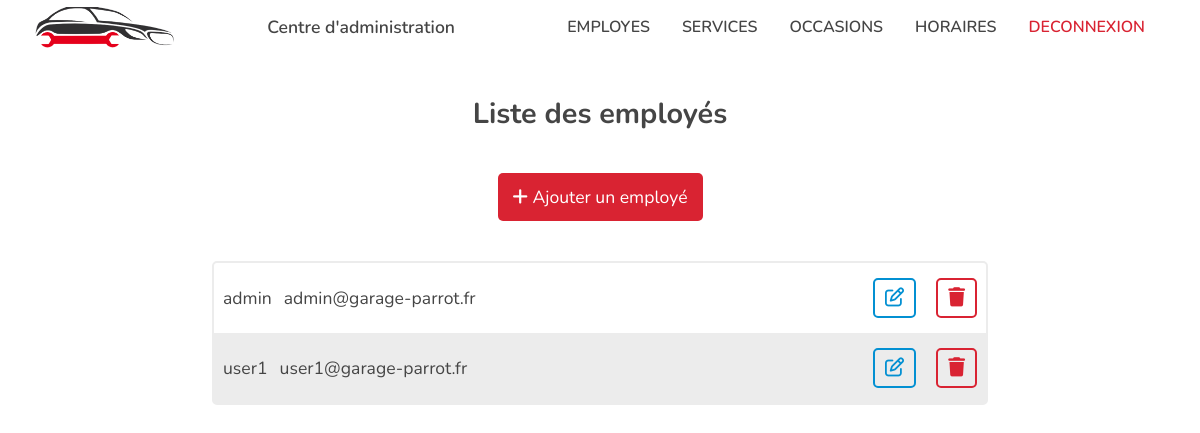
Screenshot of /employes-admin.php (signed in) with the database file from the repository.
### tables this page shows
CREATE TABLE IF NOT EXISTS employees
(
    id INT PRIMARY KEY AUTO_INCREMENT NOT NULL,
    username VARCHAR(255) NOT NULL,
    email VARCHAR(255) NOT NULL,
    password VARCHAR(255) NOT NULL,
    is_admin INT NOT NULL
);

### actions/users/getEmployeesAction.php (called while the page is built)
<?php
require('actions/database.php');
$getEmployees = $bdd->query('SELECT id, username, email FROM employees ORDER BY id');

### employes-admin.php (the view, shortened to what this page needs)
<?php
require('actions/users/getEmployeesAction.php');
include 'pages/includes/html-head.php';
?>
    <body>
        <?php include 'pages/includes/navbar-admin.php'; ?>
        <div class="admin-section employees-management">
            <?php if($_SESSION['is_admin'] == "1"){ ?>
                <div class="admin-title">Liste des employés</div>
                <a href="./new-employee.php" class="create-btn" id="create-employee"><i class="fas fa-plus"></i> Ajouter un employé</a>
                <ul class="employees-list">
                    <?php while($employee = $getEmployees->fetch()){ ?>
                        <li class="list-item">
                            <div class="employee-infos">
                                <span class="employee-username"><?= $employee['username']; ?></span>
                                <span class="employee-email"><?= $employee['email']; ?></span>
                            </div>
                            <div class="employee-btns">
                                <a href="edit-employee.php?id=<?= $employee['id']; ?>" class="modify-btn"><i class="far fa-edit"></i></a>
                                <a href="./actions/users/deleteEmployeesAction.php?id=<?= $employee['id']; ?>" class="delete-btn"><i class="fas fa-trash"></i></a>
                            </div>
                        </li>
                    <?php } ?>
                </ul>
            <?php } else { ?>
            <p class="denied-msg">Vous n'avez pas accès à cette ressource</p>
            <?php } ?>
        </div>
    </body>
</html>

### src/style.css (style rules this page uses)
*, *::after, *::before { margin: 0; padding: 0; box-sizing: border-box; text-decoration: none; list-style: none; scroll-behavior: smooth; }
body { font-family: "Nunito", sans-serif, "arial", sans-serif; color: #454545; }
body a { color: inherit; text-decoration: none; }
body .admin-section { width: 100%; margin: 0; display: flex; flex-direction: column; padding: 40px 12px; }
body .admin-section .admin-title { margin: 0 auto 40px; font-size: 1.8rem; font-weight: 700; }
body .admin-section .modify-btn, body .admin-section .delete-btn, body .admin-section .return-btn { font-size: 1.2rem; padding: 5px 10px; background-color: transparent; border-radius: 5px; text-align: center; }
body .admin-section .modify-btn { border: 2px solid #0390d2; color: #0390d2; }
body .admin-section .delete-btn { border: 2px solid #d92332; color: #d92332; }
body .create-btn { width: fit-content; margin: 0 auto; padding: 12px 15px; border-radius: 5px; border: none; color: #ffffff; background-color: #d92332; font-size: 1.1rem; cursor: pointer; }
@media screen and (min-width: 700px) { body .admin-section { max-width: 800px; margin: 0 auto; } }
@media screen and (min-width: 700px) { body .admin-section .modify-btn, body .admin-section .delete-btn { width: fit-content; } }
.employees-management .employees-list { margin: 40px 0; border: 2px solid #ececec; border-radius: 5px; }
.employees-management .employees-list .list-item { display: flex; align-items: center; justify-content: space-between; padding: 10px 4px; }
.employees-management .employees-list .list-item:nth-child(2n) { background-color: #ececec; }
.employees-management .employees-list .list-item .employee-infos, .employees-management .employees-list .list-item .employee-btns { display: flex; gap: 8px; font-size: 1.1rem; padding: 5px; flex: 1; }
.employees-management .employees-list .list-item .employee-btns { justify-content: end; }
@media screen and (min-width: 700px) { .employees-management .employees-list { width: 100%; margin: 40px auto; } }
@media screen and (min-width: 700px) { .employees-management .employees-list .list-item .employee-infos { gap: 12px; } }
@media screen and (min-width: 700px) { .employees-management .employees-list .list-item .employee-btns { display: flex; gap: 20px; } }

### rows the page displays
employees: username "admin", email "admin@garage-parrot.fr"
employees: username "user1", email "user1@garage-parrot.fr"
